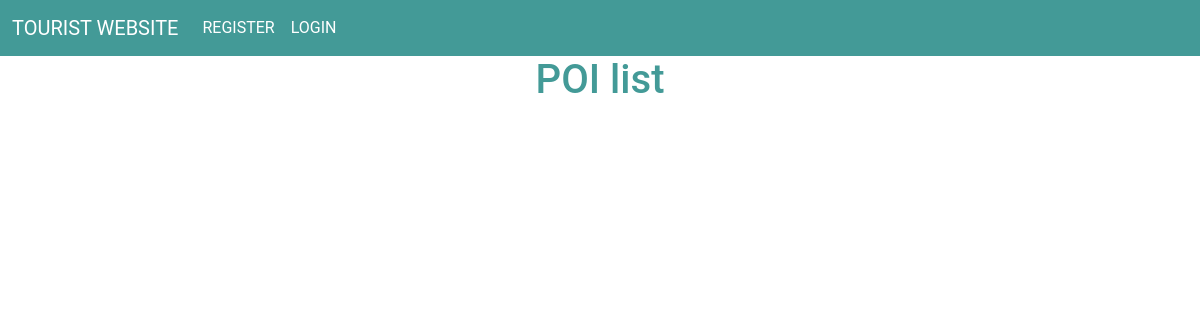
Before: //POI_V with the older database file.
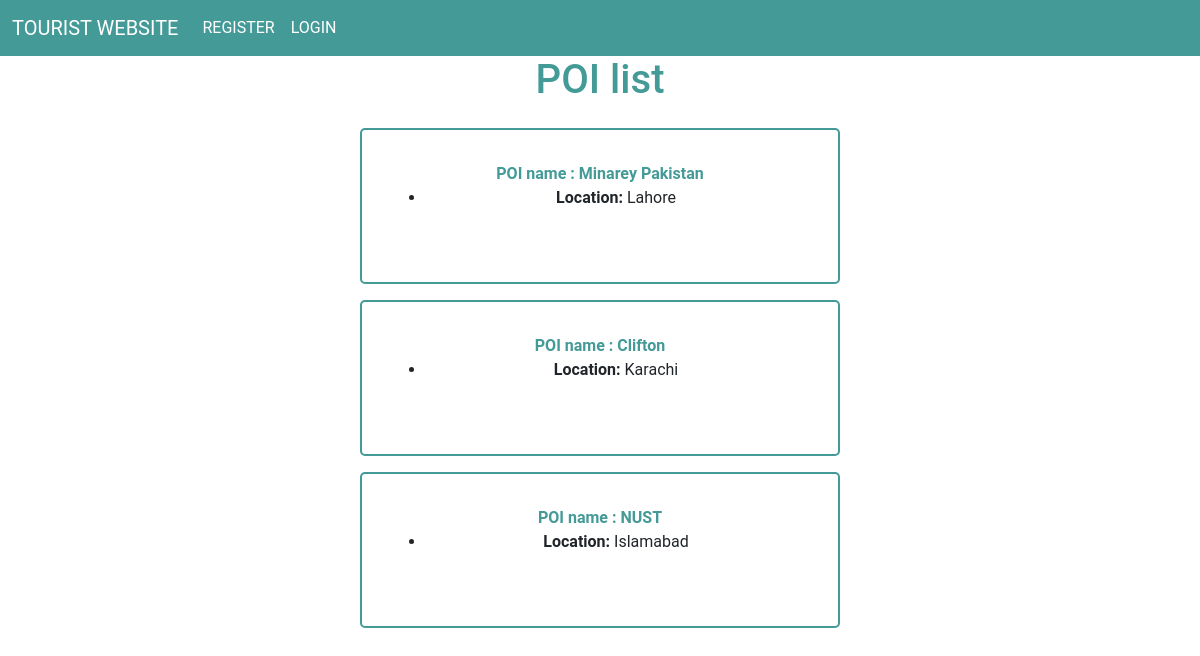
After: the same page with the newer database file.
### tourists/models.py (models this page shows, shortened)
class POI_add(models.Model):
    POI_name =  models.CharField('POI_Name', max_length= 120)
    location = models.CharField('POI_location',max_length=30)

### tourists/views.py (the view)
# urls.py: path('/POI_V',views.POI_view, name = "add-list-POI"),
def POI_view(request):
    cursor = connection.cursor()
    query = f'Select POI_name,location from tourists_poi_add'
    cursor.execute(query)
    return render(request,'tourists/POI_add_list.html',{'POI_list':cursor})

### tourists/templates/tourists/POI_add_list.html (shortened to what this page needs)
{% extends 'tourists/base.html' %} {% block content %}
<div class="poi_avail">
    <h1 class="heading_color">POI list</h1>
    {% for POI in POI_list %}
    <div class="poi_ind">
        <strong class="heading_color"> POI name : {{ POI.0 }}</strong>
    <ul>
        <li><strong> Location: </strong> {{ POI.1 }}</li>
    </ul>
    <br />
    </div>
    {% endfor %}
</div>
 {% endblock %}

### tourists/templates/tourists/base.html (shortened to what this page needs)
<!DOCTYPE html>
<html lang="en">
    <head>
        <link
            href="https://cdn.jsdelivr.net/npm/bootstrap@5.2.3/dist/css/bootstrap.min.css"
            rel="stylesheet"
        />
    </head>
    <body>
        {% include 'tourists/navbar.html' %}  {% block content %} {% endblock %}
    </body>
</html>

### tourists/templates/tourists/navbar.html (shortened to what this page needs)
<nav class="my_navbar navbar navbar-expand-lg bg-light">
    <div class="container-fluid">
        <a class="my_links navbar-brand" href="{% url 'home' %}"
            >Tourist website</a
        >
        <div class="collapse navbar-collapse" id="navbarSupportedContent">
            <ul class="navbar-nav me-auto mb-2 mb-lg-0">
                {% if user.is_authenticated%}
                <li class="nav-item">
                    <a class="my_links nav-link" href="{% url 'logout' %}"
                        >Logout</a
                    >
                </li>
                {% else %}
                <li class="nav-item">
                    <a
                        class="my_links nav-link"
                        href="{% url 'register_user' %}"
                        >Register</a
                    >
                </li>
                <li class="nav-item">
                    <a class="my_links nav-link" href="{% url 'login' %}"
                        >Login</a
                    >
                </li>
                {% endif %}
            </ul>
        </div>
    </div>
</nav>

### tourists/templates/tourists/navbar.html (style rules this page uses)
.my_navbar { background-color: #439A97 !important; }
.my_links { color: white !important; }

### tourists/templates/tourists/POI_add_list.html (style rules this page uses)
* { margin: 0; padding: 0; }
body { box-sizing: border-box; font-family: "Roboto", sans-serif; font-size: 16px; scroll-behavior: smooth; }
a { text-transform: uppercase; }
.poi_avail { display: flex; justify-content: center; align-items: center; flex-direction: column; gap: 1em; }
.heading_color { color: #439A97; }
.poi_ind { border: 2px solid #439A97; border-radius: 5px; padding: 2em; text-align: center; width: 40%; }

Changed rows visible on the page:
added POI_add: POI_name "Minarey Pakistan", location "Lahore"
added POI_add: POI_name "Clifton", location "Karachi"
added POI_add: POI_name "NUST", location "Islamabad"
